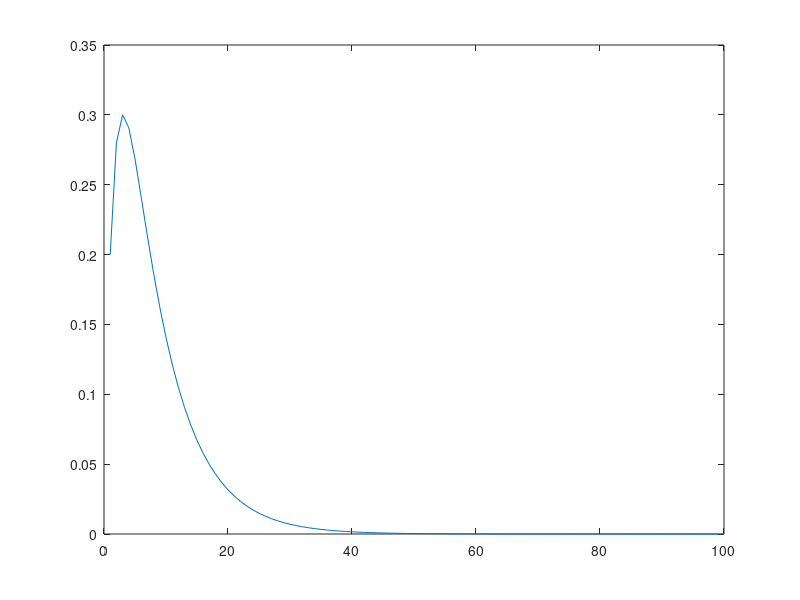
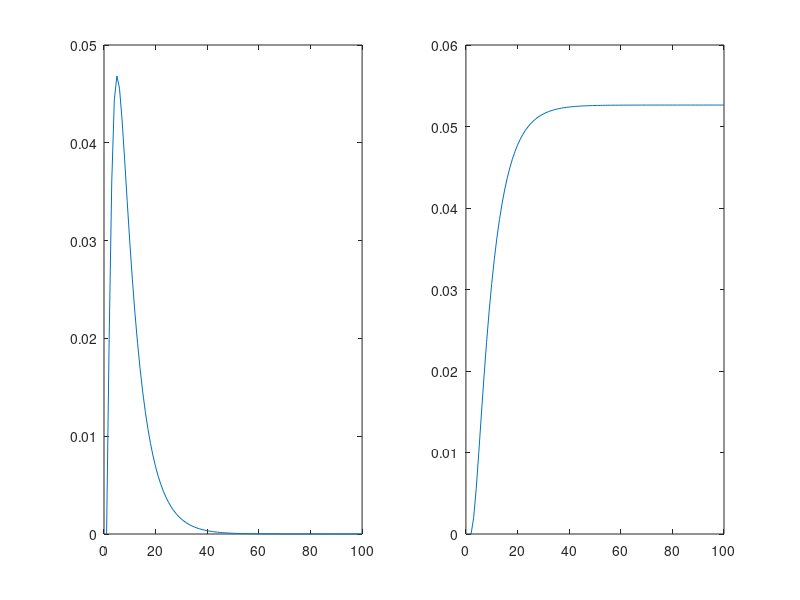

The MATLAB script that drew these images, in order:
% (a)
%      1   2   3  4  5
T = [ 0.8  0   0 0.3 0
      0.2 0.6  0 0.2 0
      0.3 0.3  1  0  0
       0  0.1  0 0.4 0
       0   0   0 0.1 1];
sum(T);

% (b) - p(1->2)
n = 1:100;
v = [1; 0; 0; 0; 0];
estado2 = zeros(100,1);

for i=1:100
    v=T*v;
    estado2(i) = v(2);
end
figure(1);
plot(n,estado2);
fprintf('alinea b\n');
fprintf('probabilidade de estar no 2: %.10f\n',v(2));
fprintf('\n');

% (c)
%alinea c
v1 = [1;0;0;0;0];
estado3 = zeros(100,1);
estado5 = zeros(100,1);
for i=1:100
    v1=T*v1;
    estado3(i) = v1(4);
end

v2 = [1; 0; 0; 0; 0];

for i=1:100
    v2=T*v2;
    estado5(i) = v2(5);
end
figure(2);
subplot(1,2,1)
plot(n,estado3);
subplot(1,2,2);
plot(n,estado5);
fprintf('alinea c\n');
fprintf('probabilidade de estar no 3: %.10f\n',v1(4));
fprintf('probabilidade de estar no 5: %.10f\n',v2(5));
fprintf('\n');

% (d)
Q = T(1:3,1:3)

% (e)
F = inv(eye(3)-Q)

% (f)
sum(F)

% (g)
R = T(4:5,1:3)
B = R * F

resp_estado3 = B(1,1)
resp_estado5 = B(2,1)

